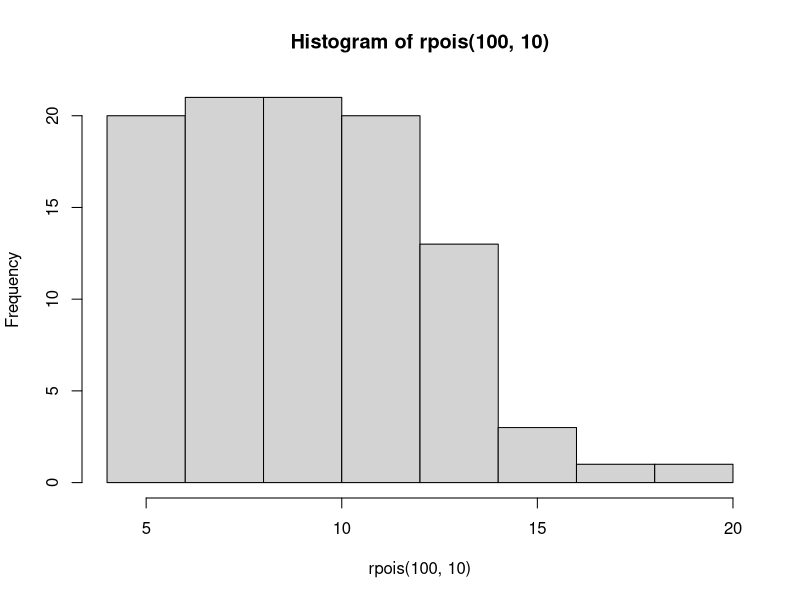
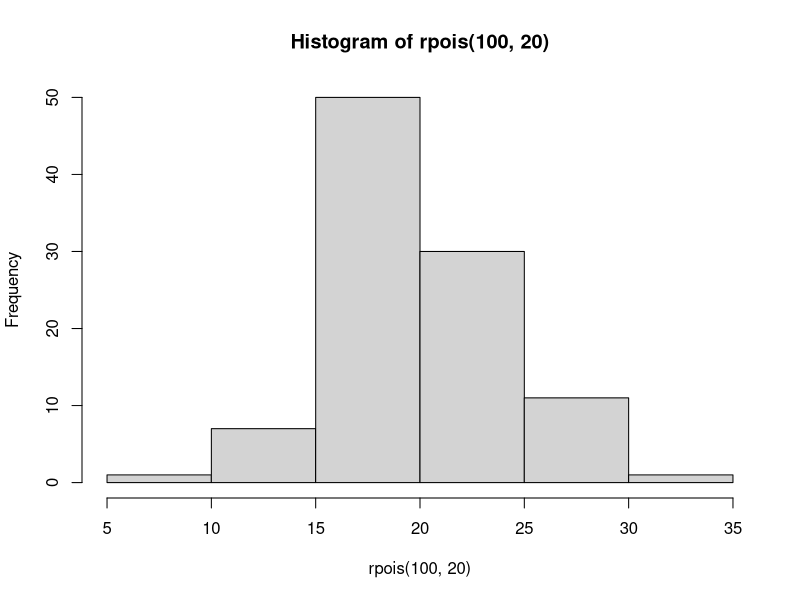
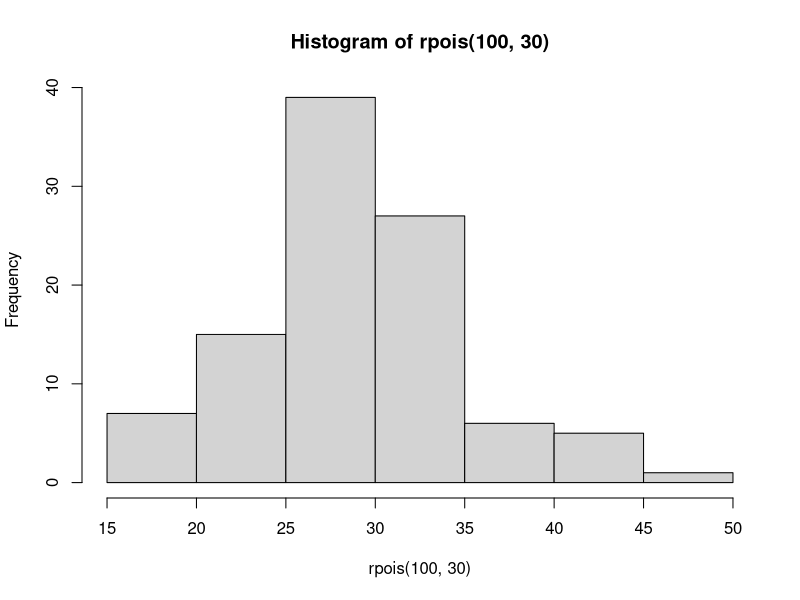
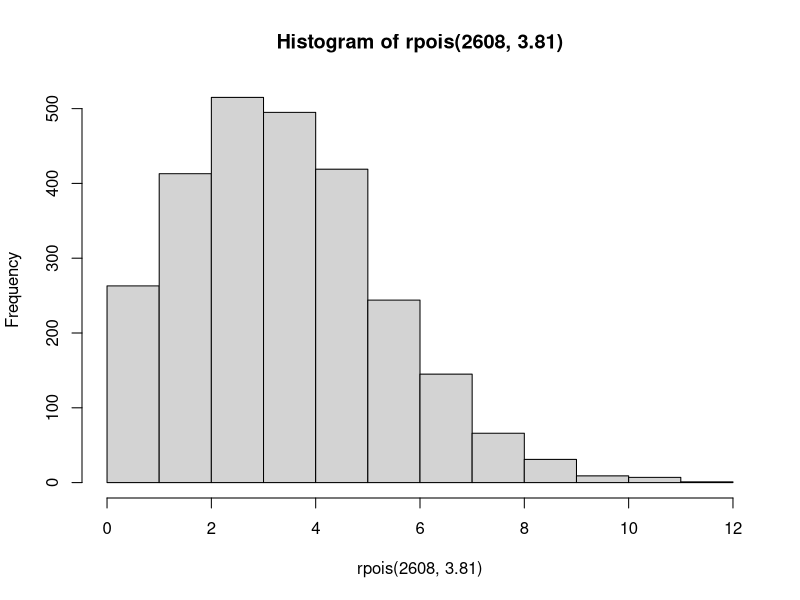

Generate these figures, in order, with R:
#1
dbinom(40,60,0.65)
1-pbinom(40,60,0.65)

#2
sum(dbinom(c(20,25,30),60,0.5))
pbinom(19,60,0.5)
pbinom(30,60,0.5)-pbinom(20,60,0.5)


#3
hist(rpois(100,10))
hist(rpois(100,20))
hist(rpois(100,30))
#frequency is in direct proportion with the lambda


#4
hist(rpois(2608,3.81))

#5
ppois(4,7)
1-ppois(10,7)
ppois(16,7)-ppois(3,7)